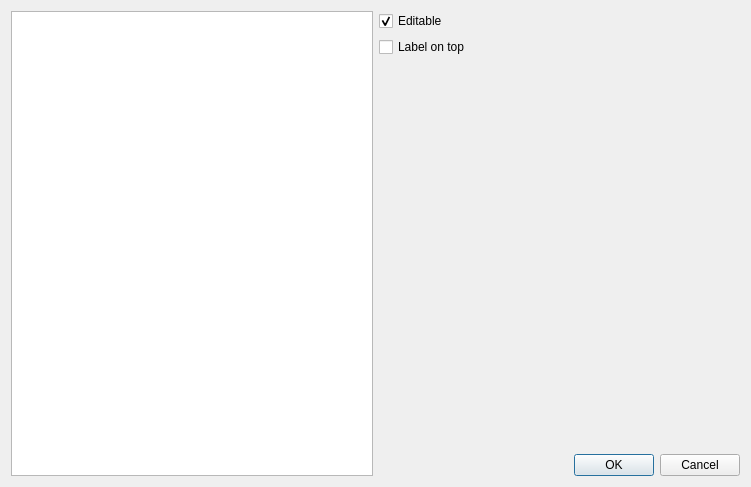
<?xml version="1.0" encoding="UTF-8"?>
<ui version="4.0">
 <class>QgsAttributeTypeDialog</class>
 <widget class="QDialog" name="QgsAttributeTypeDialog">
  <property name="geometry">
   <rect>
    <x>0</x>
    <y>0</y>
    <width>751</width>
    <height>487</height>
   </rect>
  </property>
  <property name="windowTitle">
   <string>Edit Widget Properties</string>
  </property>
  <layout class="QGridLayout" name="gridLayout">
   <item row="6" column="1">
    <widget class="QDialogButtonBox" name="buttonBox">
     <property name="orientation">
      <enum>Qt::Horizontal</enum>
     </property>
     <property name="standardButtons">
      <set>QDialogButtonBox::Cancel|QDialogButtonBox::Ok</set>
     </property>
    </widget>
   </item>
   <item row="2" column="1">
    <widget class="QStackedWidget" name="stackedWidget"/>
   </item>
   <item row="0" column="1">
    <widget class="QCheckBox" name="isFieldEditableCheckBox">
     <property name="text">
      <string>Editable</string>
     </property>
     <property name="checked">
      <bool>true</bool>
     </property>
    </widget>
   </item>
   <item row="1" column="1">
    <widget class="QCheckBox" name="labelOnTopCheckBox">
     <property name="text">
      <string>Label on top</string>
     </property>
     <property name="checked">
      <bool>false</bool>
     </property>
    </widget>
   </item>
   <item row="0" column="0" rowspan="7">
    <widget class="QListWidget" name="selectionListWidget"/>
   </item>
  </layout>
 </widget>
 <tabstops>
  <tabstop>selectionListWidget</tabstop>
  <tabstop>isFieldEditableCheckBox</tabstop>
  <tabstop>labelOnTopCheckBox</tabstop>
  <tabstop>buttonBox</tabstop>
 </tabstops>
 <resources/>
 <connections>
  <connection>
   <sender>buttonBox</sender>
   <signal>accepted()</signal>
   <receiver>QgsAttributeTypeDialog</receiver>
   <slot>accept()</slot>
   <hints>
    <hint type="sourcelabel">
     <x>520</x>
     <y>435</y>
    </hint>
    <hint type="destinationlabel">
     <x>157</x>
     <y>274</y>
    </hint>
   </hints>
  </connection>
  <connection>
   <sender>buttonBox</sender>
   <signal>rejected()</signal>
   <receiver>QgsAttributeTypeDialog</receiver>
   <slot>reject()</slot>
   <hints>
    <hint type="sourcelabel">
     <x>588</x>
     <y>435</y>
    </hint>
    <hint type="destinationlabel">
     <x>286</x>
     <y>274</y>
    </hint>
   </hints>
  </connection>
 </connections>
</ui>
